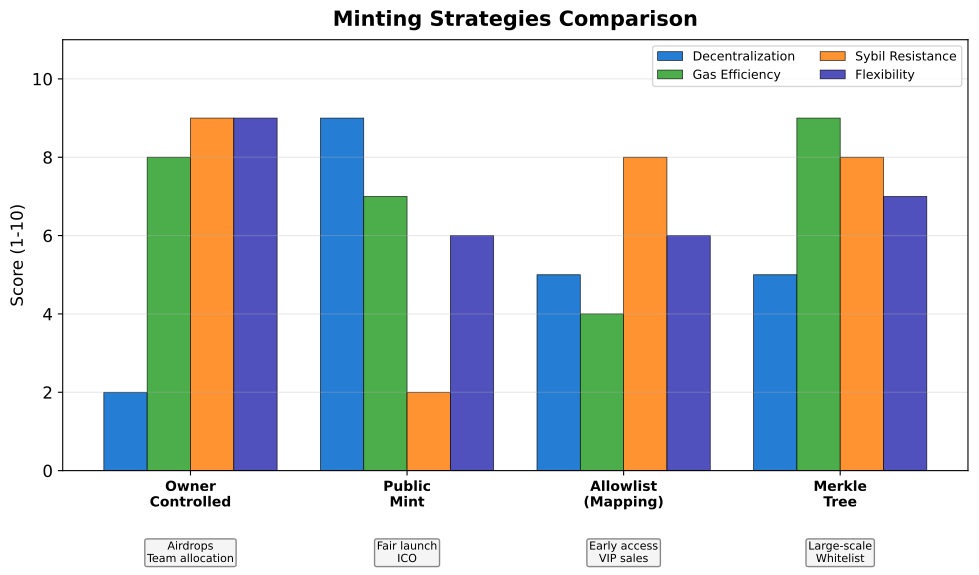

This figure's Python source:
"""
Minting Strategies Comparison
Comparing different minting approaches
"""

import matplotlib.pyplot as plt
import numpy as np
from pathlib import Path

CHART_METADATA = {
    'title': 'Minting Strategies Comparison',
    'url': 'https://github.com/Digital-AI-Finance/Blockchain_Crypto/tree/main/Module_B_Ethereum_Smart_Contracts/L19_Token_Lifecycle/charts/02_minting_strategies'
}

plt.rcParams.update({
    'font.size': 14,
    'axes.labelsize': 14,
    'axes.titlesize': 16,
    'xtick.labelsize': 12,
    'ytick.labelsize': 12,
    'legend.fontsize': 12,
    'figure.figsize': (10, 6),
    'figure.dpi': 150
})

MLPURPLE = '#3333B2'
MLBLUE = '#0066CC'
MLORANGE = '#FF7F0E'
MLGREEN = '#2CA02C'
MLRED = '#D62728'

fig, ax = plt.subplots(figsize=(10, 6))

# Minting strategies
strategies = ['Owner\nControlled', 'Public\nMint', 'Allowlist\n(Mapping)', 'Merkle\nTree']

# Characteristics (scale 1-10)
characteristics = {
    'Decentralization': [2, 9, 5, 5],
    'Gas Efficiency': [8, 7, 4, 9],
    'Sybil Resistance': [9, 2, 8, 8],
    'Flexibility': [9, 6, 6, 7],
}

x = np.arange(len(strategies))
width = 0.2
colors = [MLBLUE, MLGREEN, MLORANGE, MLPURPLE]

for i, (char, values) in enumerate(characteristics.items()):
    bars = ax.bar(x + i * width - 0.3, values, width, label=char,
                  color=colors[i], edgecolor='black', linewidth=0.5, alpha=0.85)

ax.set_ylabel('Score (1-10)', fontsize=12)
ax.set_xticks(x)
ax.set_xticklabels(strategies, fontsize=10, fontweight='bold')
ax.set_ylim(0, 11)

ax.legend(loc='upper right', fontsize=9, ncol=2)
ax.grid(True, alpha=0.3, axis='y')

# Add use cases
use_cases = ['Airdrops\nTeam allocation', 'Fair launch\nICO', 'Early access\nVIP sales', 'Large-scale\nWhitelist']
for i, use in enumerate(use_cases):
    ax.text(i, -1.8, use, ha='center', fontsize=8, va='top',
            bbox=dict(boxstyle='round,pad=0.2', facecolor='#F5F5F5', edgecolor='#888'))

ax.set_title('Minting Strategies Comparison', fontweight='bold', fontsize=15, pad=10)
plt.tight_layout()

output_path = Path(__file__).parent / 'chart.pdf'
plt.savefig(output_path, bbox_inches='tight', dpi=300)
print(f"Chart saved to: {output_path.absolute()}")
plt.close()
